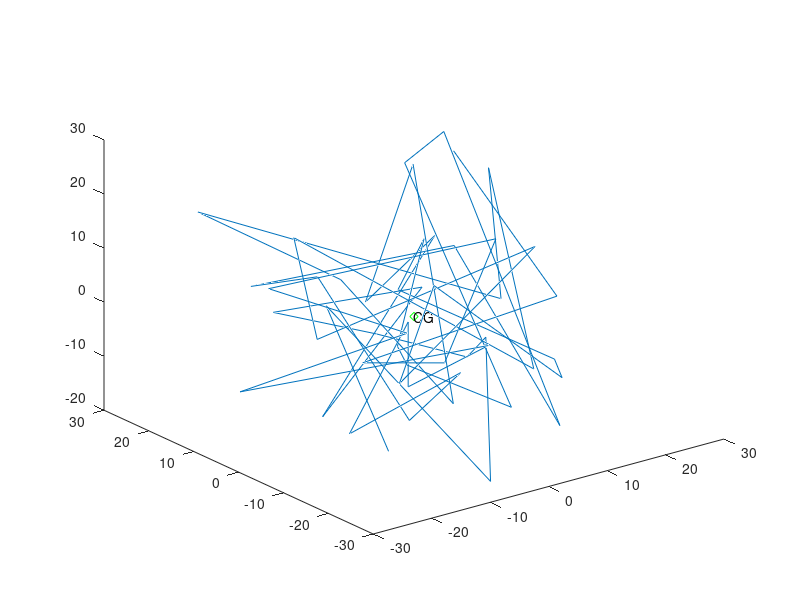

MATLAB code to generate this figure:
clear
clc
close all

N = 50;

x = randi([1, 50], 1, N);
y = randi([1, 50], 1, N);
z = randi([1, 50], 1, N);

center_of_mass_x = mean(x);
center_of_mass_y = mean(y);
center_of_mass_z = mean(z);

x_translated = x - center_of_mass_x;
y_translated = y - center_of_mass_y;
z_translated = z - center_of_mass_z;
center_translated_x = mean(x_translated);
center_translated_y = mean(y_translated);
center_translated_z = mean(z_translated);

r = sqrt(x.^2+y.^2);
theta = atan(y./x);

plot3(x_translated, y_translated, z_translated);
hold on
plot3(center_translated_x, center_translated_y, center_translated_z, 'gd')
text(center_translated_x, center_translated_y, center_translated_z, "CG")
hold off

polar_coords = [r; theta; z]';

sorted_polar_coords = sortrows(polar_coords, 2);

r_sorted = sorted_polar_coords(:, 1);
theta_sorted = sorted_polar_coords(:, 2);
z_sorted = sorted_polar_coords(:, 3);
